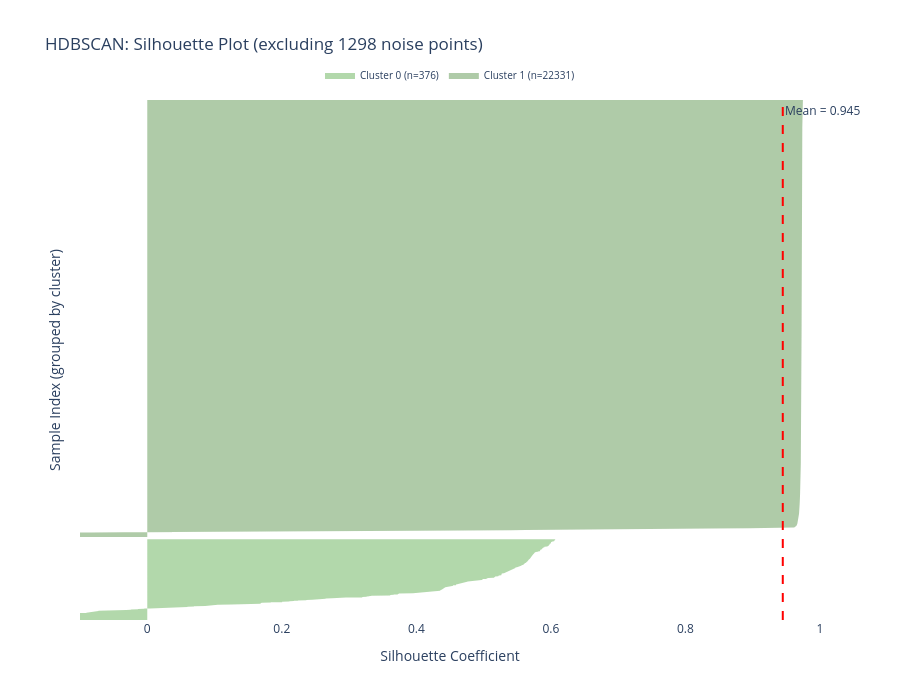

The notebook cell this image was saved under:
### Markdown cell above
This metric will say how close the samples are to their own cluster comparing to the closest cluster.

### Code cell
silhouette_vals = silhouette_samples(X_clustered, labels_clustered)
mean_sil = silhouette_score(X_clustered, labels_clustered, metric='euclidean')
n_noise = (hdb_labels == -1).sum()
pct_noise = n_noise / len(hdb_labels) * 100

print(f"Note: HDBSCAN detected {n_noise} noise points ({pct_noise:.1f}%)")

# 3. Preparar trazas por cluster
unique_labels = np.unique(labels_clustered)
y_lower = 0
traces = []
MAX_POINTS_PER_CLUSTER = 2000  # límite visual para rendimiento

for label in unique_labels:
    cluster_mask = (labels_clustered == label)
    cluster_sil_vals = silhouette_vals[cluster_mask]
    n_points = len(cluster_sil_vals)
    
    # Ordenar valores
    sorted_vals = np.sort(cluster_sil_vals)
    
    # Submuestrear solo para visualización si es muy grande
    if n_points > MAX_POINTS_PER_CLUSTER:
        step = max(1, n_points // MAX_POINTS_PER_CLUSTER)
        plot_vals = sorted_vals[::step]
    else:
        plot_vals = sorted_vals
    
    y_upper = y_lower + len(plot_vals)
    y_range = np.arange(y_lower, y_upper)
    
    traces.append(go.Scatter(
        x=plot_vals,
        y=y_range,
        mode='lines',
        fill='tozerox',
        fillcolor=f'rgba({np.random.randint(50,200)}, {np.random.randint(50,200)}, {np.random.randint(50,200)}, 0.6)',
        line=dict(width=0),
        name=f"Cluster {label} (n={n_points})",
        hovertemplate=(
            f"<b>Cluster {label}</b><br>" +
            "Silhouette: %{x:.3f}<br>" +
            f"Total points: {n_points}<extra></extra>"
        )
    ))
    
    y_lower = y_upper + 10  # espacio entre clusters

# 4. Crear figura
fig = go.Figure()

# Añadir clusters
for trace in traces:
    fig.add_trace(trace)

# Línea de silueta promedio
fig.add_vline(
    x=mean_sil,
    line=dict(color="red", dash="dash", width=2),
    annotation_text=f"Mean = {mean_sil:.3f}",
    annotation_position="top right"
)

# Diseño
fig.update_layout(
    title=f"HDBSCAN: Silhouette Plot (excluding {n_noise} noise points)",
    xaxis_title="Silhouette Coefficient",
    yaxis_title="Sample Index (grouped by cluster)",
    height=700,
    width=900,
    hovermode="closest",
    legend=dict(
        orientation="h",
        yanchor="bottom",
        y=1.02,
        xanchor="center",
        x=0.5,
        font=dict(size=10)
    ),
    plot_bgcolor="white"
)

fig.update_xaxes(range=[-0.1, 1.0])
fig.update_yaxes(showticklabels=False)  # los índices no son significativos

fig.show()

### Figure 1 — Plotly figure (JSON) as saved in the notebook; plotly's stock layout.template omitted (floating-point values rounded to 4 significant figures; data arrays with more than 128 entries replaced by an {"elided": "..."} marker saying what was removed)
{"data": [{"fill": "tozerox", "fillcolor": "rgba(127, 191, 115, 0.6)", "hovertemplate": "<b>Cluster 0</b><br>Silhouette: %{x:.3f}<br>Total points: 376<extra></extra>", "line": {"width": 0}, "mode": "lines", "name": "Cluster 0 (n=376)", "type": "scatter", "x": {"elided": "376 float values"}, "y": {"elided": "376 int values"}}, {"fill": "tozerox", "fillcolor": "rgba(122, 169, 111, 0.6)", "hovertemplate": "<b>Cluster 1</b><br>Silhouette: %{x:.3f}<br>Total points: 22331<extra></extra>", "line": {"width": 0}, "mode": "lines", "name": "Cluster 1 (n=22331)", "type": "scatter", "x": {"elided": "2031 float values"}, "y": {"elided": "2031 int values"}}], "layout": {"annotations": [{"showarrow": false, "text": "Mean = 0.945", "x": 0.9447, "xanchor": "left", "xref": "x", "y": 1, "yanchor": "top", "yref": "y domain"}], "height": 700, "hovermode": "closest", "legend": {"font": {"size": 10}, "orientation": "h", "x": 0.5, "xanchor": "center", "y": 1.02, "yanchor": "bottom"}, "plot_bgcolor": "white", "shapes": [{"line": {"color": "red", "dash": "dash", "width": 2}, "type": "line", "x0": 0.9447, "x1": 0.9447, "xref": "x", "y0": 0, "y1": 1, "yref": "y domain"}], "title": {"text": "HDBSCAN: Silhouette Plot (excluding 1298 noise points)"}, "width": 900, "xaxis": {"range": [-0.1, 1], "title": {"text": "Silhouette Coefficient"}}, "yaxis": {"showticklabels": false, "title": {"text": "Sample Index (grouped by cluster)"}}}}
